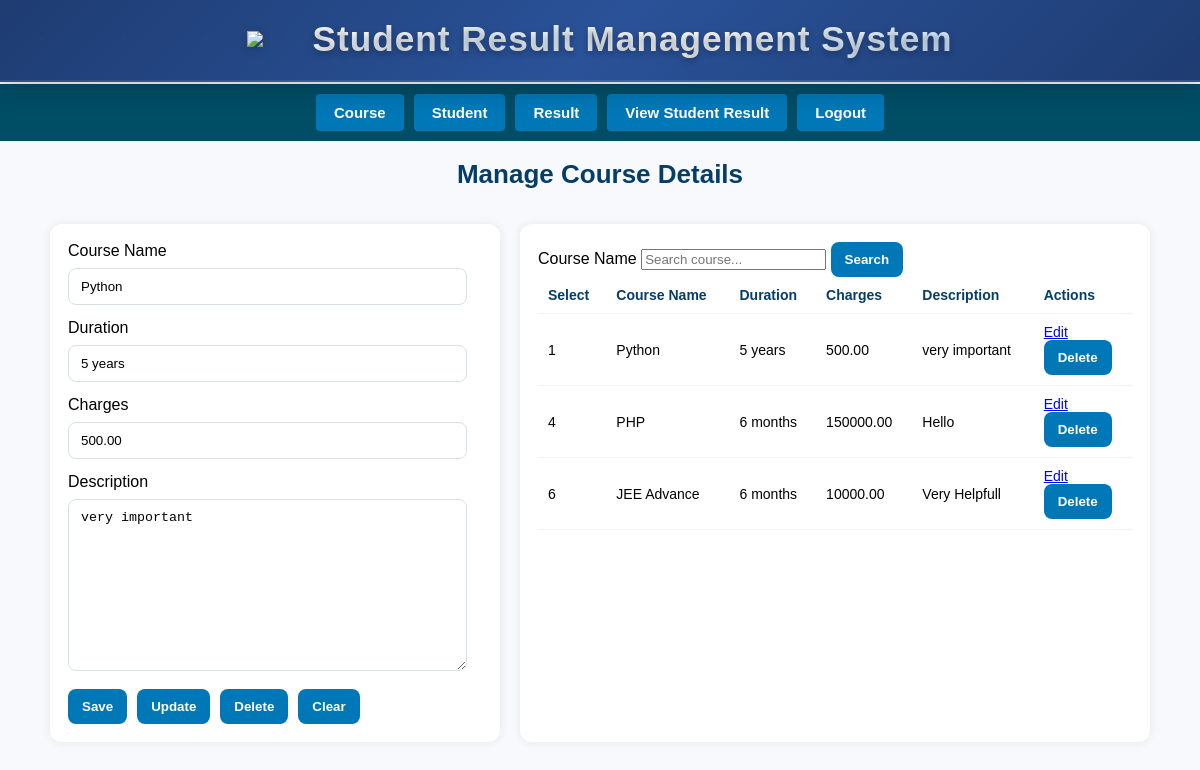
The page /course/?edit=1 on the database its author committed.
### Home/models.py (models this page shows, shortened)
class Course(models.Model):
    name = models.CharField(max_length=100)
    duration = models.CharField(max_length=50)
    charges = models.DecimalField(max_digits=10, decimal_places=2)
    description = models.TextField()

### Home/views.py (the view, shortened to what this page needs)
# urls.py: path('course/', views.manage_course, name='manage_course'),
def manage_course(request):
    courses = Course.objects.all()
    form = CourseForm()
    selected_id = None
    if request.method == 'GET' and request.GET.get('edit'):
        cid = request.GET.get('edit')
        course = get_object_or_404(Course, id=cid)
        form = CourseForm(instance=course)
        selected_id = course.id
    query = request.GET.get("search")
    if query:
        courses = Course.objects.filter(name__icontains=query)
    context = {
        "courses": courses,
        "form": form,
        "selected_id": selected_id
    }
    return render(request, "course.html", context)

### Home/forms.py
class CourseForm(forms.ModelForm):
    class Meta:
        model = Course
        fields = '__all__'
        widgets = {
            'name': forms.TextInput(attrs={'placeholder': 'Enter course name', 'class': 'input-box'}),
            'duration': forms.TextInput(attrs={'placeholder': 'Enter duration', 'class': 'input-box'}),
            'charges': forms.NumberInput(attrs={'placeholder': 'Enter charges', 'class': 'input-box'}),
            'description': forms.Textarea(attrs={'placeholder': 'Enter description', 'class': 'input-box'}),
        }

### templates/course.html (shortened to what this page needs)
{% extends "base.html" %}
{% load static %}
{% block body %}
<!DOCTYPE html>
<html lang="en">
<head>
    <link rel="stylesheet" href="{% static 'css/course.css' %}?v=1.0">
</head>
<body>
    <div class="page-title">
    <h2>Manage Course Details</h2>
    </div>
<div class="container">
    <div class="main-box">
        <div class="left-panel">
            <form method="POST">
                <label>Course Name</label>
                {{ form.name }}
                <label>Duration</label>
                {{ form.duration }}
                <label>Charges</label>
                {{ form.charges }}
                <label>Description</label>
                {{ form.description }}
                <div class="btn-row">
                    <button type="submit" name="save" class="save">Save</button>
                    <button type="submit" name="update" class="update">Update</button>
                    <button type="submit" name="delete" class="delete">Delete</button>
                    <button type="submit" name="clear" class="clear">Clear</button>
                </div>
            </form>
        </div>
        <div class="right-panel">
            <form method="GET" class="search-row">
                <label>Course Name</label>
                <input type="text" name="search" placeholder="Search course...">
                <button class="search-btn">Search</button>
            </form>
            <div class="table-box">
                <table>
                    <thead>
                        <tr>
                            <th>Select</th>
                            <th>Course Name</th>
                            <th>Duration</th>
                            <th>Charges</th>
                            <th>Description</th>
                            <th>Actions</th>
                        </tr>
                    </thead>
                    <tbody>
                        {% for c in courses %}
                        <tr>
                            <td>{{ c.id }}</td>
                            <td>{{ c.name }}</td>
                            <td>{{ c.duration }}</td>
                            <td>{{ c.charges }}</td>
                            <td>{{ c.description }}</td>
                            <td class="actions-cell">
                                <div class="actions">
                                    <a class="edit-btn" href="?edit={{ c.id }}">Edit</a>
                                    <form method="POST" class="inline-delete">
                                        <button type="submit" name="delete" class="delete-row">Delete</button>
                                    </form>
                                </div>
                            </td>
                        </tr>
                        {% empty %}
                        <tr><td colspan="6">No records found</td></tr>
                        {% endfor %}
                    </tbody>
                </table>
            </div>
        </div>
    </div>
</div>
</body>
</html>
{% endblock %}

### static/css/dashboard.css (style rules this page uses)
body { margin: 0; font-family: 'Poppins', sans-serif; background: #f8f9fc; }
.container { display: flex; gap: 25px; padding: 25px; }

### static/css/course.css (style rules this page uses)
body { margin: 0; font-family: 'Poppins', sans-serif; background: #f8f9fc; }
.container { max-width: 1100px; margin: 0 auto; padding: 24px; }
.main-box { display: grid; grid-template-columns: 1fr 1.4fr; gap: 20px; }
.left-panel, .right-panel { background: #fff; border-radius: 12px; box-shadow: 0 0 10px rgba(0, 0, 0, 0.08); padding: 18px; }
.input-box { width: 90%; padding: 10px 12px; border: 1px solid #d7e1ea; border-radius: 8px; margin: 8px 0 14px; }
textarea.input-box { min-height: 90px; }
.btn-row { display: flex; gap: 10px; flex-wrap: wrap; }
button, .btn { padding: 10px 14px; border: 0; border-radius: 8px; background: #0077b6; color: #fff; font-weight: 700; cursor: pointer; text-decoration: none; }
table { width: 100%; border-collapse: collapse; }
th, td { padding: 10px; border-bottom: 1px solid #eef2f7; text-align: left; font-size: 14px; }
th { color: #043e68; }
.actions a { margin-right: 8px; }
.page-title { width:100%; margin:18px 0 10px; text-align:center; }
.page-title h2 { margin:0; font-size:26px; font-weight:700; color:#043e68; }

### rows shown on the page
Course: name "Python", duration "5 years", charges "500.00", description "very important", id "1"
Course: id "4", name "PHP", duration "6 months", charges "150000.00", description "Hello"
Course: id "6", name "JEE Advance", duration "6 months", charges "10000.00", description "Very Helpfull"
